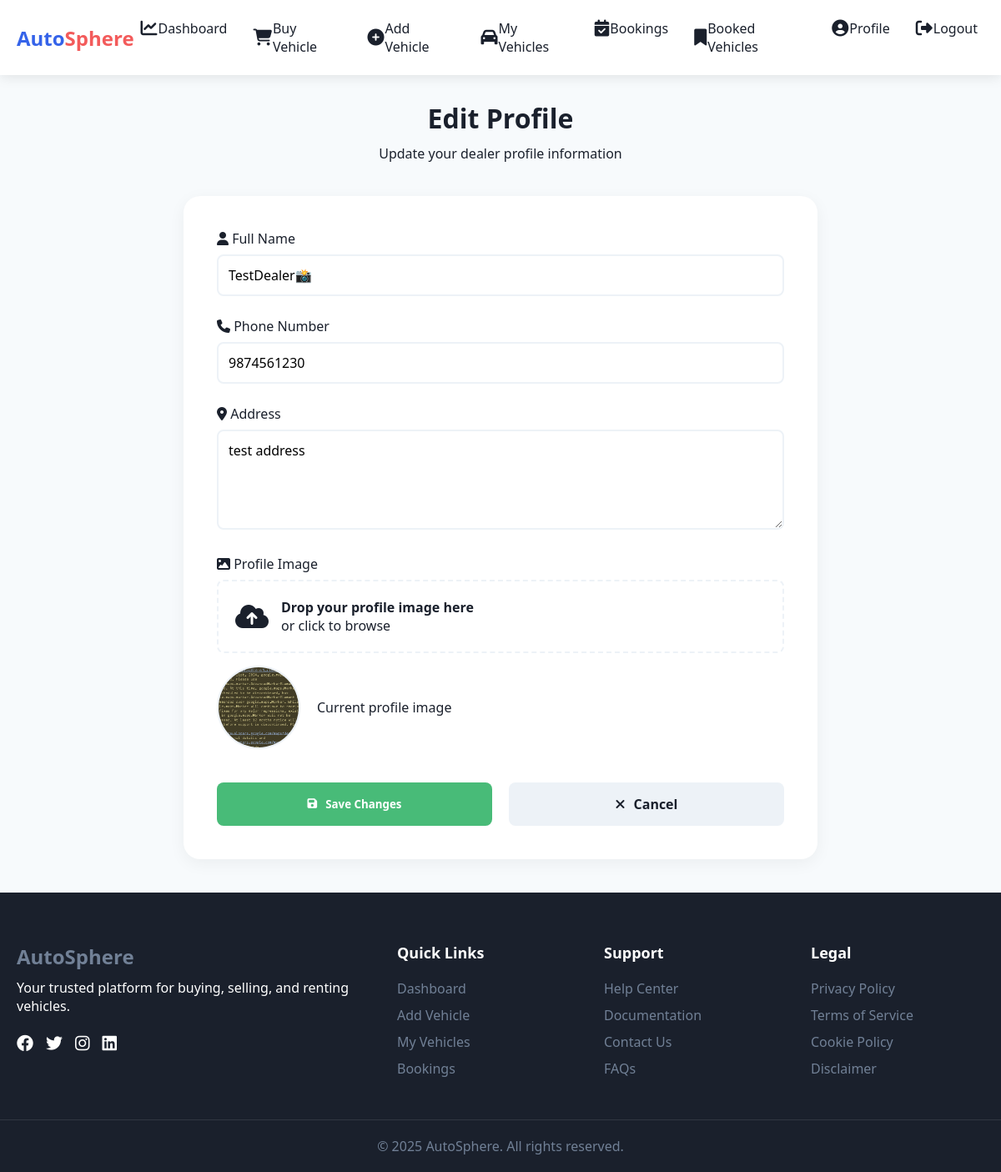
The app's page /Dealer/edit_dealer_details/ (signed in) with its own data.
### Dealer/models.py (models this page shows)
class Dealer(models.Model):
    name = models.CharField(max_length=100)
    email = models.EmailField(unique=True)
    phone = models.CharField(max_length=15, unique=True)
    registered_at = models.DateTimeField(default=now)
    approval_status = models.BooleanField(default=False)
    password = models.CharField(max_length=128)
    id_proof_number = models.CharField(max_length=50, unique=True)
    profile_image_dealer = models.ImageField(upload_to='profile_images_dealer/', null=True, blank=True)
    address = models.TextField()

### Dealer/views.py (the view, shortened to what this page needs)
# urls.py: path("edit_dealer_details/", views.edit_dealer_details, name="edit_dealer_details"),
def edit_dealer_details(request):
    dealer_id = request.session.get('did')
    if not dealer_id:
        return redirect('Dealer:dealer_login')
    dealer = get_object_or_404(Dealer, id=dealer_id)
    return render(request, "Dealer/edit_dealer_details.html", {"dealer": dealer})

### Dealer/templates/Dealer/edit_dealer_details.html (shortened to what this page needs)
<!DOCTYPE html>
<html lang="en">
<head>
    <link rel="stylesheet" href="https://cdnjs.cloudflare.com/ajax/libs/font-awesome/6.4.0/css/all.min.css">
</head>
<body>
    <nav class="navbar">
        <div class="container">
            <a href="{% url 'Dealer:Dealer_home' %}" class="logo">
                <span style="color: #3563E9;">Auto</span><span style="color: #f35b5b;">Sphere</span>
            </a>
            <ul class="nav-links">
                <li>
                    <a href="{% url 'Dealer:dealer_dashboard' %}">
                        <i class="fas fa-chart-line"></i>
                        Dashboard
                    </a>
                </li>
                <li>
                    <a href="{% url 'Dealer:dealer_vehicle_list' %}">
                        <i class="fas fa-shopping-cart"></i>
                        Buy Vehicle
                    </a>
                </li>
                <li>
                    <a href="{% url 'Dealer:add_vehicle' %}">
                        <i class="fas fa-plus-circle"></i>
                        Add Vehicle
                    </a>
                </li>
                <li>
                    <a href="{% url 'Dealer:dealer_vehicles' %}">
                        <i class="fas fa-car"></i>
                        My Vehicles
                    </a>
                </li>
                <li>
                    <a href="{% url 'Dealer:dealer_bookings' %}">
                        <i class="fas fa-calendar-check"></i>
                        Bookings
                    </a>
                </li>
                <li>
                    <a href="{% url 'Dealer:Dealer_booked_vehicel' %}">
                        <i class="fas fa-bookmark"></i>
                        Booked Vehicles
                    </a>
                </li>
                <li>
                    <a href="{% url 'Dealer:dealer_profile' %}">
                        <i class="fas fa-user-circle"></i>
                        Profile
                    </a>
                </li>
                <li>
                    <a href="{% url 'Customer:index' %}">
                        <i class="fas fa-sign-out-alt"></i>
                        Logout
                    </a>
                </li>
            </ul>
        </div>
    </nav>
    <div class="edit-container">
        <div class="page-header">
            <h2>Edit Profile</h2>
            <p>Update your dealer profile information</p>
        </div>
        <div class="edit-card">
            <form method="post" enctype="multipart/form-data" id="editProfileForm">
                <div class="form-section">
                    <div class="form-group">
                        <label class="form-label">
                            <i class="fas fa-user"></i>
                            Full Name
                        </label>
                        <input type="text" name="name" value="{{ dealer.name }}" class="form-control" required>
                    </div>
                    <div class="form-group">
                        <label class="form-label">
                            <i class="fas fa-phone"></i>
                            Phone Number
                        </label>
                        <input type="text" name="phone" value="{{ dealer.phone }}" class="form-control" required>
                    </div>
                    <div class="form-group">
                        <label class="form-label">
                            <i class="fas fa-map-marker-alt"></i>
                            Address
                        </label>
                        <textarea name="address" class="form-control" required>{{ dealer.address }}</textarea>
                    </div>
                    <div class="form-group">
                        <label class="form-label">
                            <i class="fas fa-image"></i>
                            Profile Image
                        </label>
                        <div class="file-upload">
                            <label class="file-upload-label">
                                <i class="fas fa-cloud-upload-alt fa-2x"></i>
                                <div>
                                    <h4>Drop your profile image here</h4>
                                    <p>or click to browse</p>
                                </div>
                            </label>
                            {% if dealer.profile_image_dealer %}
                            <div class="file-preview">
                                <div class="current-image">
                                    <img src="{{ dealer.profile_image_dealer.url }}" alt="{{ dealer.name }}">
                                </div>
                                <p>Current profile image</p>
                            </div>
                            {% endif %}
                        </div>
                    </div>
                </div>
                <div class="form-actions">
                    <button type="submit" class="btn btn-save">
                        <i class="fas fa-save"></i>
                        Save Changes
                    </button>
                    <a href="{% url 'Dealer:dealer_profile' %}" class="btn btn-cancel">
                        <i class="fas fa-times"></i>
                        Cancel
                    </a>
                </div>
            </form>
        </div>
    </div>
    <footer class="footer">
        <div class="footer-grid">
            <div class="footer-links">
                <a href="#" class="footer-logo">Auto<span>Sphere</span></a>
                <p>Your trusted platform for buying, selling, and renting vehicles.</p>
                <div class="social-links">
                    <a href="#"><i class="fab fa-facebook"></i></a>
                    <a href="#"><i class="fab fa-twitter"></i></a>
                    <a href="#"><i class="fab fa-instagram"></i></a>
                    <a href="#"><i class="fab fa-linkedin"></i></a>
                </div>
            </div>
            <div class="footer-links">
                <h4>Quick Links</h4>
                <ul>
                    <li><a href="{% url 'Dealer:dealer_dashboard' %}">Dashboard</a></li>
                    <li><a href="{% url 'Dealer:add_vehicle' %}">Add Vehicle</a></li>
                    <li><a href="{% url 'Dealer:dealer_vehicles' %}">My Vehicles</a></li>
                    <li><a href="{% url 'Dealer:dealer_bookings' %}">Bookings</a></li>
                </ul>
            </div>
            <div class="footer-links">
                <h4>Support</h4>
                <ul>
                    <li><a href="#">Help Center</a></li>
                    <li><a href="#">Documentation</a></li>
                    <li><a href="#">Contact Us</a></li>
                    <li><a href="#">FAQs</a></li>
                </ul>
            </div>
            <div class="footer-links">
                <h4>Legal</h4>
                <ul>
                    <li><a href="#">Privacy Policy</a></li>
                    <li><a href="#">Terms of Service</a></li>
                    <li><a href="#">Cookie Policy</a></li>
                    <li><a href="#">Disclaimer</a></li>
                </ul>
            </div>
        </div>
        <div class="footer-bottom">
            <p>&copy; 2025 AutoSphere. All rights reserved.</p>
        </div>
    </footer>
</body>
</html>

### Dealer/templates/Dealer/edit_dealer_details.html (style rules this page uses)
:root { --primary: #3563E9; --secondary: #1A365D; --accent: #FF4C30; --light: #F7FAFC; --dark: #1A202C; --gray: #718096; --light-gray: #EDF2F7; --success: #48BB78; --error: #F56565; }
* { margin: 0; padding: 0; box-sizing: border-box; font-family: 'Segoe UI', Tahoma, Geneva, Verdana, sans-serif; }
body { background-color: var(--light); color: var(--dark); }
.navbar { background: white; padding: 15px 0; position: fixed; top: 0; left: 0; right: 0; z-index: 1000; box-shadow: 0 2px 15px rgba(0, 0, 0, 0.1); }
.container { max-width: 1400px; margin: 0 auto; padding: 0 20px; display: flex; justify-content: space-between; align-items: center; }
.logo { display: flex; align-items: center; gap: 0px; font-size: 24px; font-weight: 700; color: var(--dark); text-decoration: none; }
.nav-links { display: flex; gap: 30px; list-style: none; margin: 0; padding: 0; }
.nav-links a { display: flex; align-items: center; gap: 1px; color: var(--dark); text-decoration: none; font-weight: 500; padding: 8px 12px; border-radius: 8px; transition: all 0.3s; }
.nav-links a i { font-size: 16px; }
@media (max-width: 1200px) { .nav-links { gap: 15px; } }
@media (max-width: 1200px) { .nav-links a { padding: 8px; } }
@media (max-width: 1200px) { .nav-links a i { font-size: 20px; } }
.footer { background: var(--dark); color: white; padding: 60px 0 20px; }
.footer-grid { display: grid; grid-template-columns: 2fr 1fr 1fr 1fr; gap: 40px; max-width: 1200px; margin: 0 auto; padding: 0 20px; }
.footer-logo { color: white; font-size: 24px; font-weight: 700; margin-bottom: 20px; display: block; }
.footer-links h4 { margin-bottom: 20px; font-size: 18px; }
.footer-links ul { list-style: none; }
.footer-links a { color: var(--gray); text-decoration: none; transition: color 0.3s; display: block; margin-bottom: 10px; }
.footer-bottom { text-align: center; margin-top: 40px; padding-top: 20px; border-top: 1px solid rgba(255, 255, 255, 0.1); color: var(--gray); }
.social-links { display: flex; gap: 15px; margin-top: 20px; }
.social-links a { color: white; font-size: 20px; transition: color 0.3s; }
.edit-container { max-width: 800px; margin: 120px auto 40px; padding: 0 20px; }
.page-header { text-align: center; margin-bottom: 40px; }
.page-header h2 { font-size: 32px; color: var(--dark); margin-bottom: 10px; }
.edit-card { background: white; border-radius: 20px; box-shadow: 0 5px 20px rgba(0, 0, 0, 0.05); padding: 40px; }
.form-section { margin-bottom: 30px; }
.form-group { margin-bottom: 25px; }
.form-label { display: block; margin-bottom: 8px; color: var(--dark); font-weight: 500; }
.form-control { width: 100%; padding: 12px; border: 2px solid var(--light-gray); border-radius: 8px; font-size: 16px; transition: all 0.3s; }
textarea.form-control { min-height: 120px; resize: vertical; }
.file-upload { position: relative; margin-bottom: 25px; }
.file-upload-label { display: flex; align-items: center; gap: 15px; padding: 20px; border: 2px dashed var(--light-gray); border-radius: 8px; cursor: pointer; transition: all 0.3s; }
.file-preview { display: flex; align-items: center; gap: 20px; margin-top: 15px; }
.current-image { width: 100px; height: 100px; border-radius: 50%; overflow: hidden; border: 2px solid var(--light-gray); }
.current-image img { width: 100%; height: 100%; object-fit: cover; }
.form-actions { display: grid; grid-template-columns: repeat(2, 1fr); gap: 20px; margin-top: 40px; }
.btn { padding: 15px 30px; border-radius: 8px; font-weight: 600; text-align: center; text-decoration: none; transition: all 0.3s; display: flex; align-items: center; justify-content: center; gap: 10px; border: none; cursor: pointer; }
.btn-save { background: var(--success); color: white; }
.btn-cancel { background: var(--light-gray); color: var(--dark); }

### records on screen
Dealer: name "TestDealer📸", phone "9874561230", address "test address", profile_image_dealer (picture)
